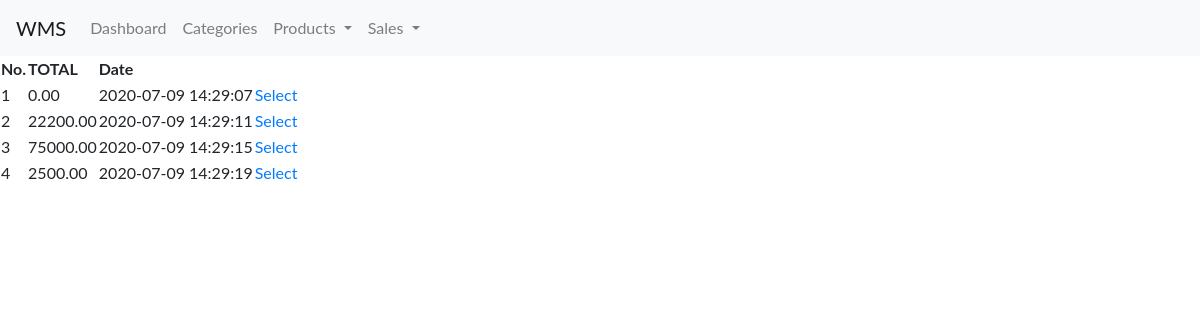
Page /manageSales.php (signed in) on the committed database.
### tables this page shows
CREATE TABLE IF NOT EXISTS `sales` (
  `id` int(11) unsigned NOT NULL,
  `p_name` varchar(255) NOT NULL,
  `p_category` varchar(255) NOT NULL,
  `qty` int(11) NOT NULL,
  `price` decimal(25,2) NOT NULL,
  `date` datetime NOT NULL DEFAULT CURRENT_TIMESTAMP ON UPDATE CURRENT_TIMESTAMP,
  `status` varchar(255) NOT NULL DEFAULT 'PENDING'
);

### manageSales.php (the view, shortened to what this page needs)
<?php
    require_once('include/database.php');
?>
<!DOCTYPE html>
<html lang="en">
<head>
</head>
<body>
    <?php include_once('include/header.php') ?>
    <table>
        <tr>
            <th>No.</th>
            <th>TOTAL</th>
            <th>Date</th>
        </tr>
        <?php
            $index=0;
            $sql1="select * from sales order by date";
            $result1=$conn->query($sql1);
            while($r=$result1->fetch_assoc()){
                $index=$index+1;
            ?>
                <tr>
                    <td><?php echo $index; ?></td>
                    <td><?php echo $r['price']; ?></td>
                    <td><?php echo $r['date']; ?></td>
                    <td><a href='show_order.php ? id=<?php echo $r['id']; ?>'>Select </a></td>
                </tr>
            <?php
            }
        ?>
    </table>
</body>
</html>

### include/bootstrap.php (style rules this page uses)
body { font-family: "Lato", sans-serif; }

### rows in the picture
sales: price "0.00", date "2020-07-09 14:29:07"
sales: price "22200.00", date "2020-07-09 14:29:11"
sales: price "75000.00", date "2020-07-09 14:29:15"
sales: price "2500.00", date "2020-07-09 14:29:19"
